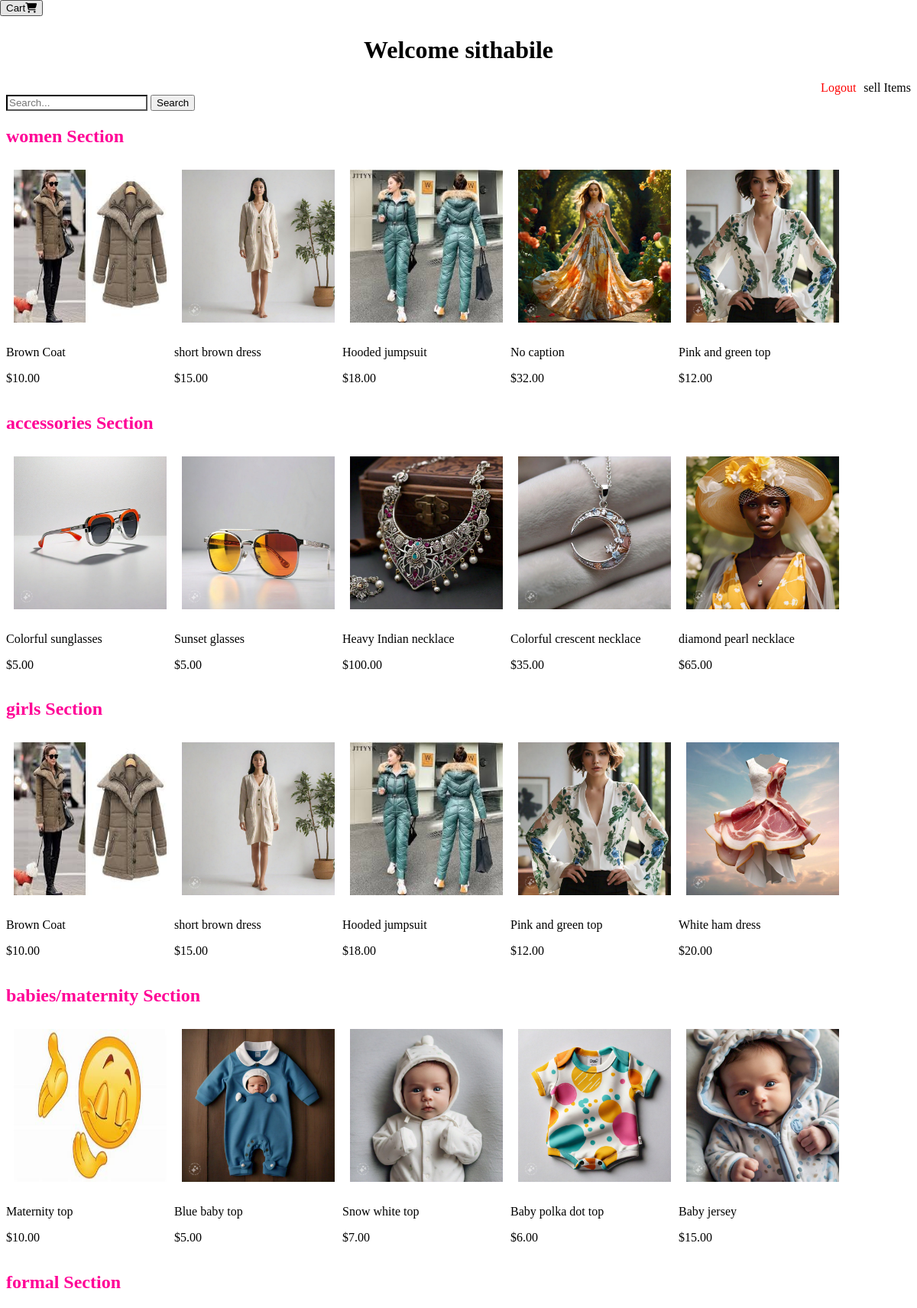
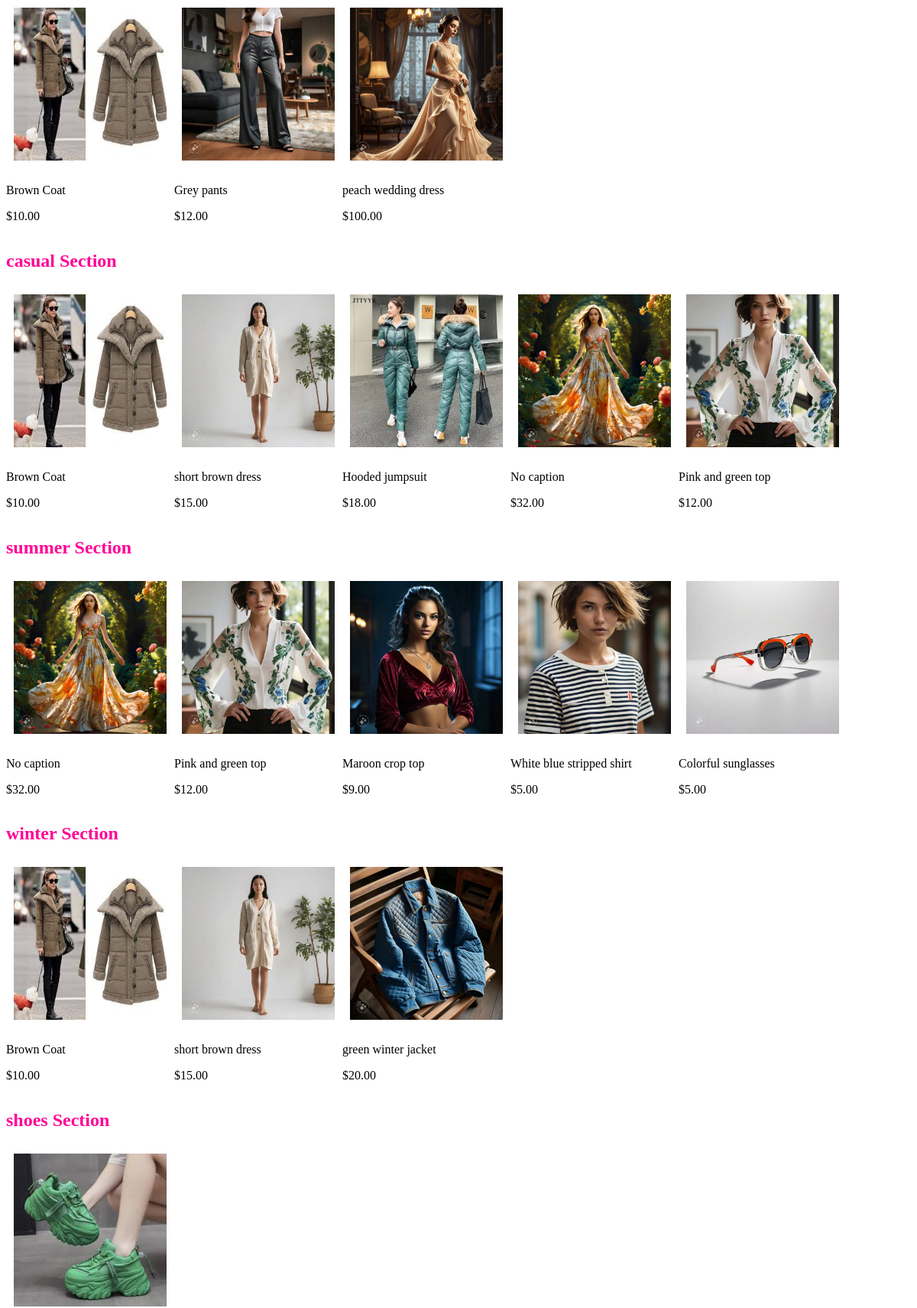
Page /monde/ (signed in, upper part) on the committed database (2 pictures, top to bottom).
### monde/models.py (models this page shows, shortened)
class Sections(models.Model):
    name=models.CharField(unique=True,max_length=100)

class ClothingItem(models.Model):
    name=models.CharField(max_length=65)
    description=models.TextField(max_length=1000)
    shortDescription=models.CharField(default="No caption",max_length=30)
    rating=models.FloatField(null=True,blank=True,validators=[MinValueValidator(0.0),MaxValueValidator(5.0)])
    quantity=models.IntegerField(default=0, validators=[MinValueValidator(0)])
    price=models.DecimalField(default=0,max_digits=10, decimal_places=2)
    shippingDate=models.DateField(default=monthFromNow)
    image=models.ImageField(upload_to='media/images/%y',default="OIP.jpg")
    clothingSections=models.ManyToManyField(Sections,max_length=100)

### monde/views.py (the view)
# urls.py: path('',views.index,name='index'),
def index(request):
    if not request.user.is_authenticated:
        return (HttpResponseRedirect("login"))
    user=request.user
    cart_data={}
    items=CartItems.objects.filter(user=user)
    subtotal=0
    for i in items:
        if i.item is not None:
            amnt=i.amount
            subtotal=subtotal+i.item.price*amnt
        elif i.item is None:
            continue
    cart=MyCart()
    cart_data=cart.getCart(request.user)
    if request.method=="POST":
        form=ClothingForm(data=request.POST,files=request.FILES)
        if form.is_valid():
            form.save()
            obj=form.instance
            return render(request,'monde/home.html',{"obj":obj})
    else:
        form=ClothingForm()
    img=ClothingItem.objects.all()
    sectionData=get_sections()
    if request.method=="POST":
        searchTerm=request.POST["search"]
        sectionData=search(searchTerm)
    return render(request,"monde/home.html",{
        "sectionData": sectionData,
        "img":img,
        "form":form,
        "cart_data":cart_data,
        "subtotal":"Subtotal: $"+str(subtotal)
        })

### monde/form.py
class ClothingForm(forms.ModelForm):
    class Meta:
        model=ClothingItem
        fields=("description","image")

### monde/views.py (called while the page is built)
def get_sections():
    sections=Sections.objects.all()
    sectionData={}
    for section in sections:
        sectionId=section.id
        sectionItems=ClothingItem.objects.filter(clothingSections=sectionId)
        sectionData[section.name]=sectionItems
    return sectionData

    def getCart(self,user):
        self.items=CartItems.objects.filter(user=user)
        for i in self.items:
            if i.item is not None:
                currentImg=i.item.image
                amnt=i.amount
                prc=i.item.price
                self.cart_data[str(currentImg)]=([str(amnt),str(prc)])
        return self.cart_data

### monde/templates/monde/home.html (shortened to what this page needs)
{%extends 'monde/layout.html'%}
{%block head%}
{%load static%}
<link rel="stylesheet" type="text/css" href="{%static "css/home.css"%}">
<link rel="stylesheet" href="https://cdnjs.cloudflare.com/ajax/libs/font-awesome/6.6.0/css/all.min.css" />
{%endblock%}
{%block body%}
<button id="menu-button">Cart<i class="fa-solid fa-cart-shopping"></i></button><br>
<main id="main-content">
    <h1 id="welcome">Welcome {{user}}</h1>
    <div id="links">
    <a id="logout" href="logout">Logout</a>
    <a id="sell" href="sell">sell Items</a><br>
    </div>
    <form action='' method="post">
        <input id="search" type="text" name="search" placeholder="Search..."/>
        <input type="submit" value="Search">
    </form>
{%for secName, secItems in sectionData.items%}
{%if secItems%}
<h2 id="sectionHeader">{{secName}} Section</h2>
{%endif%}
<div id="sectionContent">
    {%for item in secItems%}
        <div id="sectionItems"style="display: inline-block;">
            <a href="{{item.id}}" ? "clothing_id"={{item.id}}><img id="mainPageImages"src="{{item.image.url}}" alt="{{item.name}}"></a>
            <p>{{item.shortDescription}}</p>
            <p>${{item.price}}</p>
        </div>
    {%endfor%}
    </div>
{%endfor%}
</main>
{%endblock%}

### monde/static/css/home.css (style rules this page uses)
#menu-button { position: fixed; top:0; left:0; z-index:1; }
#main-content { margin-left: 0; transition: margin-left 0,5s; }
#welcome { text-align: center; }
#sectionHeader { color:rgb(255,0,150); }
#sectionContent { width:1100px; overflow-x:auto; display:flex; }
#sectionItems { display: inline-block; }
#mainPageImages { width: 200px; height: 200px; margin: 10px; transition: box-shadow 0,5s; }
#sell { text-decoration: none; color: black; }
#search { border-color: black; }
#logout { text-decoration: none; color:red; margin-right: 0.5%; }
#links { text-align: right; }

### rows in the picture
Sections: sectionData "women"
ClothingItem: image (picture), shortDescription "Brown Coat", price "10.00"
ClothingItem: image (picture), shortDescription "short brown dress", price "15.00"
ClothingItem: image (picture), shortDescription "Hooded jumpsuit", price "18.00"
ClothingItem: image (picture), shortDescription "No caption", price "32.00"
ClothingItem: image (picture), shortDescription "Pink and green top", price "12.00"
Sections: sectionData "accessories"
ClothingItem: image (picture), shortDescription "Colorful sunglasses", price "5.00"
ClothingItem: image (picture), shortDescription "Sunset glasses", price "5.00"
ClothingItem: image (picture), shortDescription "Heavy Indian necklace", price "100.00"
ClothingItem: image (picture), shortDescription "Colorful crescent necklace", price "35.00"
ClothingItem: image (picture), shortDescription "diamond pearl necklace", price "65.00"
Sections: sectionData "girls"
ClothingItem: image (picture), shortDescription "White ham dress", price "20.00"
Sections: sectionData "babies/maternity"
ClothingItem: image (picture), shortDescription "Maternity top", price "10.00"
ClothingItem: image (picture), shortDescription "Blue baby top", price "5.00"
ClothingItem: image (picture), shortDescription "Snow white top", price "7.00"
ClothingItem: image (picture), shortDescription "Baby polka dot top", price "6.00"
ClothingItem: image (picture), shortDescription "Baby jersey", price "15.00"
Sections: sectionData "formal"
ClothingItem: image (picture), shortDescription "Grey pants", price "12.00"
ClothingItem: image (picture), shortDescription "peach wedding dress", price "100.00"
Sections: sectionData "casual"
Sections: sectionData "summer"
ClothingItem: image (picture), shortDescription "Maroon crop top", price "9.00"
ClothingItem: image (picture), shortDescription "White blue stripped shirt", price "5.00"
Sections: sectionData "winter"
ClothingItem: image (picture), shortDescription "green winter jacket", price "20.00"
Sections: sectionData "shoes"
ClothingItem: image (picture)

### other values in the picture
{{ user }} "sithabile"
